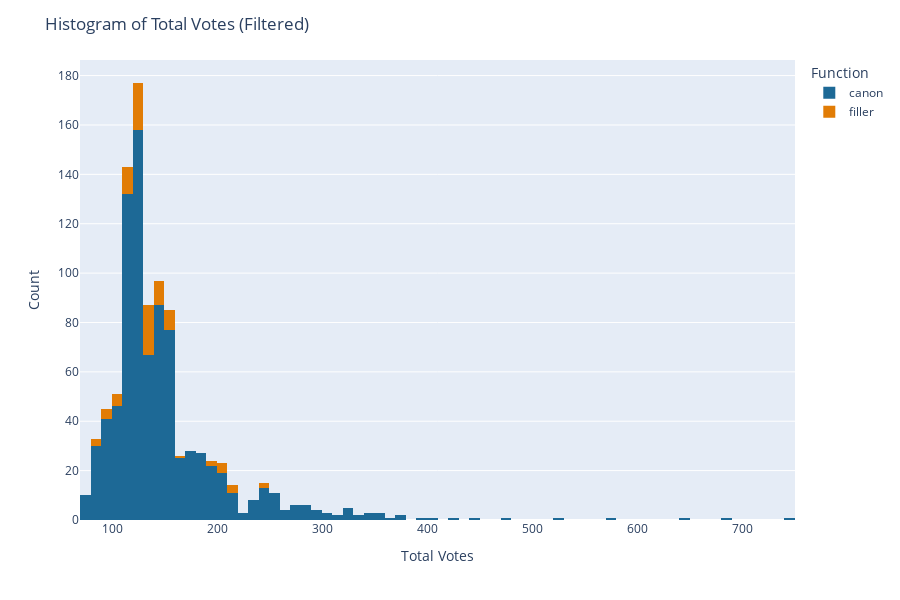

The notebook cell saved with this chart:
### Code cell
# Create the histogram for 'total_votes' from the filtered dataframe
fig = px.histogram(df, 
                   x='total_votes',  # Data for the histogram
                   color='Function',  # Color by 'Function'
                   nbins=100,  # Number of bins (you can adjust this)
                   labels={'total_votes': 'Total Votes', 'count': 'Count'},  # Axis labels
                   color_discrete_map=function_color_map  # Apply custom color map
)

# Update layout
fig.update_layout(
    title='Histogram of Total Votes (Filtered)',
    xaxis_title='Total Votes',  # x-axis title
    yaxis_title='Count',  # y-axis title (count of votes in each bin)
    height=600,  # Set the figure height
)

# Show the figure
fig.show()

### Figure 1 — Plotly figure (JSON) as saved in the notebook; plotly's stock layout.template omitted (floating-point values rounded to 4 significant figures; data arrays with more than 128 entries replaced by an {"elided": "..."} marker saying what was removed)
{"data": [{"alignmentgroup": "True", "bingroup": "x", "hovertemplate": "Function=canon<br>Total Votes=%{x}<br>count=%{y}<extra></extra>", "legendgroup": "canon", "marker": {"color": "rgb(29, 105, 150)", "pattern": {"shape": ""}}, "name": "canon", "nbinsx": 100, "offsetgroup": "canon", "orientation": "v", "showlegend": true, "type": "histogram", "x": {"elided": "866 int values"}, "xaxis": "x", "yaxis": "y"}, {"alignmentgroup": "True", "bingroup": "x", "hovertemplate": "Function=filler<br>Total Votes=%{x}<br>count=%{y}<extra></extra>", "legendgroup": "filler", "marker": {"color": "rgb(225, 124, 5)", "pattern": {"shape": ""}}, "name": "filler", "nbinsx": 100, "offsetgroup": "filler", "orientation": "v", "showlegend": true, "type": "histogram", "x": [245, 249, 213, 211, 210, 207, 201, 199, 195, 205, 202, 161, 156, 155, 155, 156, 151, 151, 148, 148, 151, 145, 145, 150, 143, 141, 143, 142, 137, 135, 139, 141, 137, 137, 141, 132, 134, 138, 131, 131, 137, 139, 132, 131, 134, 126, 131, 136, 134, 129, 128, 129, 129, 127, 123, 125, 124, 123, 123, 124, 133, 124, 126, 125, 122, 118, 118, 115, 116, 115, 122, 131, 117, 115, 106, 109, 110, 121, 122, 115, 114, 112, 109, 101, 96, 95, 82, 80, 84, 96, 91, 107], "xaxis": "x", "yaxis": "y"}], "layout": {"barmode": "relative", "height": 600, "legend": {"title": {"text": "Function"}, "tracegroupgap": 0}, "margin": {"t": 60}, "title": {"text": "Histogram of Total Votes (Filtered)"}, "xaxis": {"anchor": "y", "domain": [0, 1], "title": {"text": "Total Votes"}}, "yaxis": {"anchor": "x", "domain": [0, 1], "title": {"text": "Count"}}}}
